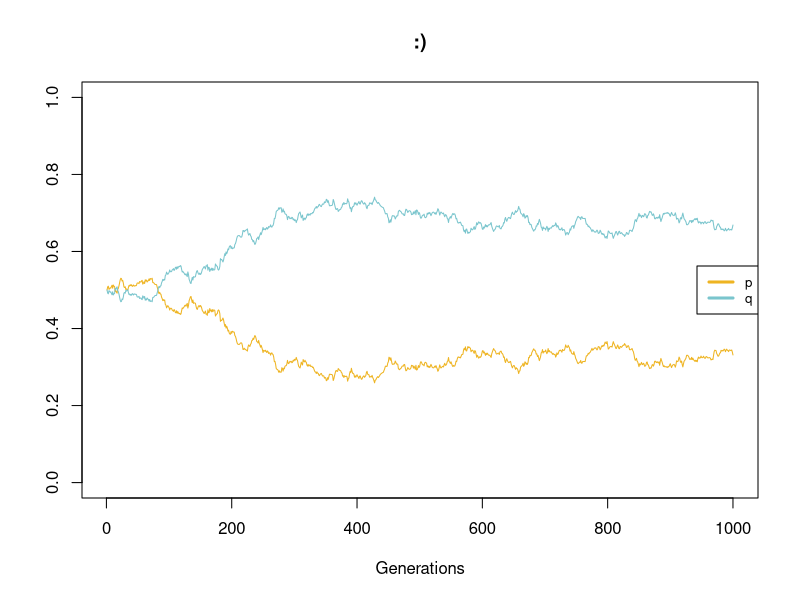

Here is the R script that generated this plot:
#Andrew Johnson
#Wright-Fisher model: two alleles, selection

#set initial conditions---------------------------------------------------------------

#generation number
generations <- 1000
genNum <- c(1:generations)

#population number
popNum <- 10000

#allele frequencies
p <- .5
q <- (1 - p)

#allele fitness coefficient
sel <- 0.001

#create data frame of appropriate dimensions------------------------------------------

genTable <- data.frame(matrix(ncol = 2, nrow = genNum))
colnames(genTable)=c("p","q")

#binomial sample iterated over genNum generations-------------------------------------

for(i in genNum){
  
  #adding variable values from previous generation to the dataframe
  genTable[i,1]=p
  genTable[i,2]=q

  #calculate the fitness-weighted probability
  pFit <- ((p^2 + ( p * q * ( 1 - (.5 * sel)))) / 
             (p^2 + (2 * p * q * (1 - (.5*sel))) + (q^2 * (1-sel))))
  
  #binomial sample of two variants, p and q in this case
  newDist <- rbinom(1, popNum, pFit)
  p <- newDist/popNum
  q <- 1 - p
}

#plot the table to see the allelic progressions---------------------------------------
plot(genTable$p, col="goldenrod2", type = "l", xlab="Generations", ylab="", 
     ylim= c(0,1), main = " :) ")
lines(genTable$q, col="cadetblue3", type = "l")
par(bg= "white")
legend("right",legend = colnames(genTable),col=c("goldenrod2", "cadetblue3"),bg="white",lwd=3, cex = .8)
